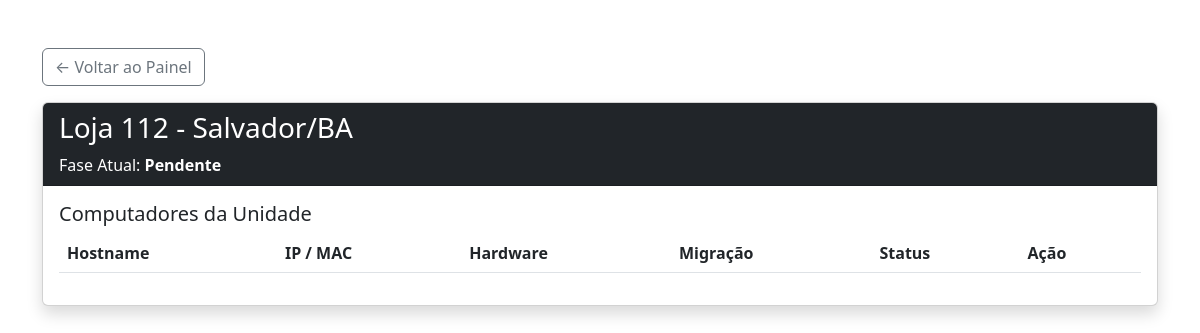
/loja/3/, run on the app's committed database.
### core/models.py (models this page shows, shortened)
class Loja(models.Model):
    FASES = [
        ('piloto', 'Piloto'),
        ('em_migracao', 'Em Migração'),
        ('migrada', 'Migrada'),
        ('pendente', 'Pendente'),
    ]
    codigo = models.CharField(max_length=10, unique=True)
    cidade = models.CharField(max_length=100)
    estado = models.CharField(max_length=2)
    fase = models.CharField(max_length=20, choices=FASES, default='pendente')

### core/views.py (the view)
# urls.py: path('loja/<int:loja_id>/', views.detalhe_loja, name='detalhe_loja'),
def detalhe_loja(request, loja_id):
    loja = get_object_or_404(Loja, id=loja_id)
    return render(request, 'detalhe_loja.html', {'loja': loja})

### core/templates/detalhe_loja.html (shortened to what this page needs)
<link href="https://cdn.jsdelivr.net/npm/bootstrap@5.3.0/dist/css/bootstrap.min.css" rel="stylesheet">
<div class="container mt-5">
    <a href="{% url 'dashboard' %}" class="btn btn-outline-secondary mb-3">← Voltar ao Painel</a>
    <div class="card shadow">
        <div class="card-header bg-dark text-white">
            <h3>Loja {{ loja.codigo }} - {{ loja.cidade }}/{{ loja.estado }}</h3>
            <p class="mb-0">Fase Atual: <strong>{{ loja.get_fase_display }}</strong></p>
        </div>
        <div class="card-body">
            <h5>Computadores da Unidade</h5>
            <table class="table align-middle">
                <thead>
                    <tr>
                        <th>Hostname</th>
                        <th>IP / MAC</th>
                        <th>Hardware</th>
                        <th>Migração</th>
                        <th>Status</th>
                        <th>Ação</th>
                    </tr>
                </thead>
            </table>
        </div>
    </div>
</div>

### data on the page
Loja: codigo "112", cidade "Salvador", estado "BA", fase "Pendente"
